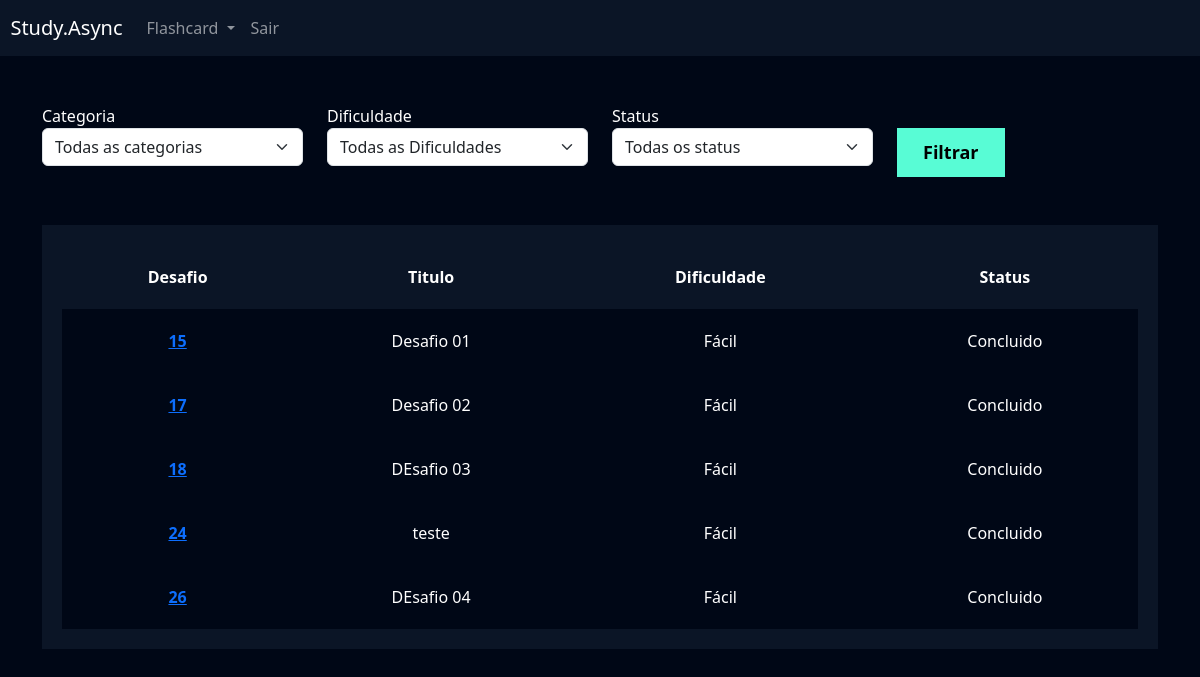
The app's page /flashcard/listar_desafio/ (signed in) with its own data.
### flashcard/models.py (models this page shows, shortened)
class Desafio(models.Model):
    STATUS_CHOICES = (('A', 'Em aberto'),('C', 'Concluido'))
    user = models.ForeignKey(User, on_delete=models.DO_NOTHING)
    titulo = models.CharField(max_length=100)
    categoria = models.ManyToManyField(Categoria)
    quantidade_perguntas = models.IntegerField()
    status = models.CharField(max_length=1,choices=STATUS_CHOICES, default='A')
    dificuldade = models.CharField(
        max_length=1, choices=Flashcard.DIFICULDADE_CHOICES
    )
    flashcards = models.ManyToManyField(FlashcardDesafio)

### flashcard/views.py (the view)
# urls.py: path('listar_desafio/', views.listar_desafio, name='listar_desafio'),
def listar_desafio(request):
    if not request.user.is_authenticated:
        return redirect('/usuarios/logar')
    desafios = Desafio.objects.filter(user=request.user)
    categorias = Categoria.objects.all()
    dificuldades = Flashcard.DIFICULDADE_CHOICES
    status = Desafio.STATUS_CHOICES
    categoria_filtrar = request.GET.get('categoria')
    dificuldade_filtrar = request.GET.get('dificuldade')
    status_filtrar = request.GET.get('status')
    if dificuldade_filtrar:
        desafios = desafios.filter(dificuldade=dificuldade_filtrar)
    if categoria_filtrar:
        desafios = desafios.filter(categoria__id =categoria_filtrar)
    if status_filtrar:
        desafios = desafios.filter(status=status_filtrar)
    return render(request, 'listar_desafio.html', {'desafios': desafios, 'dificuldades': dificuldades, 'categorias':categorias, 'status': status})

### flashcard/models.py (called while the page is built)
    def __str__(self):
        return self.nome

### flashcard/templates/listar_desafio.html (shortened to what this page needs)
{% extends "base.html" %}
{% load static %}
{% block 'cabecalho' %}
    <link href="{% static 'usuarios/css/cadastro.css' %}" rel="stylesheet">
    <link href="{% static 'flashcard/css/novo_flashcard.css' %}" rel="stylesheet">
    <link href="{% static 'flashcard/css/iniciar_desafio.css' %}" rel="stylesheet">
    <link href="{% static 'flashcard/css/desafio.css' %}" rel="stylesheet">
    <link href='https://unpkg.com/boxicons@2.1.4/css/boxicons.min.css' rel='stylesheet'>
{% endblock 'cabecalho' %}
{% block 'conteudo' %}
    {% include "partials/header.html" %}
    <div class="container">
        <br>
        <br>
        <div class="row">
            <div class="col-md">
                <form action="{% url "listar_desafio" %}" method="GET"> {% csrf_token %}
                <label for="">Categoria</label>
                <select name="categoria" class="form-select">
                    <option value="">Todas as categorias</option>
                </select>
            </div>
            <div class="col-md">
                <label for="">Dificuldade</label>
                <select name="dificuldade" class="form-select">
                    <option value="">Todas as Dificuldades</option>
                </select>
            </div>
            <div class="col-md">
                <label for="">Status</label>
                <select name="status" class="form-select">
                    <option value="">Todas os status</option>
                </select>
            </div>
            <div class="col-md">
                <br>
                <input type="submit" value="Filtrar" class="btn-cadastro">
            </div>
        </div>
        <br>
        <br>
        <div class="box-listar">
            <table>
                <thead>
                  <tr>
                    <th scope="col">Desafio</th>
                    <th scope="col">Titulo</th>
                    <th scope="col">Dificuldade</th>
                    <th scope="col">Status</th>
                  </tr>
                </thead>
                <tbody>
                    {% for desafio in desafios %}
                        <tr class="linha">
                            <th><a href="{% url "desafio" desafio.id %}">{{desafio.id}}</a></th>
                            <td>{{desafio.titulo}}</td>
                            <td>{{desafio.get_dificuldade_display}}</td>
                            <td>{{desafio.get_status_display}}</td>
                        </tr>
                  {% endfor %}
                </tbody>
              </table>
        </div>
    </div>
{% endblock 'conteudo' %}

### templates/static/geral/css/base.css (style rules this page uses)
:root { --main-color: #0b1526; --dark-color: #000716; --secondary-dark-color: rgb(15, 2, 26); --light-color: #00c1f3; --contrast-color: #f4c96b; --differential-color: #58fcd5; }
body { background-color: var(--dark-color) !important; color: white !important; }

### templates/static/usuarios/css/cadastro.css (style rules this page uses)
* { margin: 0; padding: 0; }
.btn-cadastro { padding: 10px; background-color: #58fcd5; border: none; border: 1px solid #58fcd5; font-size: 18px; font-weight: bold; padding-left: 25px; padding-right: 25px; }

### templates/static/flashcard/css/desafio.css (style rules this page uses)
.box-listar { background-color: #0b1526; padding: 20px; }
table { width: 100%; padding: 20px; text-align: center; }
.linha { height: 40px; background-color: var(--dark-color); padding: 20px; }
td, th { padding: 20px; }
tr { background-color: var(--main-color); }

### records on screen
Desafio: id "15", titulo "Desafio 01", dificuldade "Fácil", status "Concluido"
Desafio: id "17", titulo "Desafio 02", dificuldade "Fácil", status "Concluido"
Desafio: id "18", titulo "DEsafio 03", dificuldade "Fácil", status "Concluido"
Desafio: id "24", titulo "teste", dificuldade "Fácil", status "Concluido"
Desafio: id "26", titulo "DEsafio 04", dificuldade "Fácil", status "Concluido"
